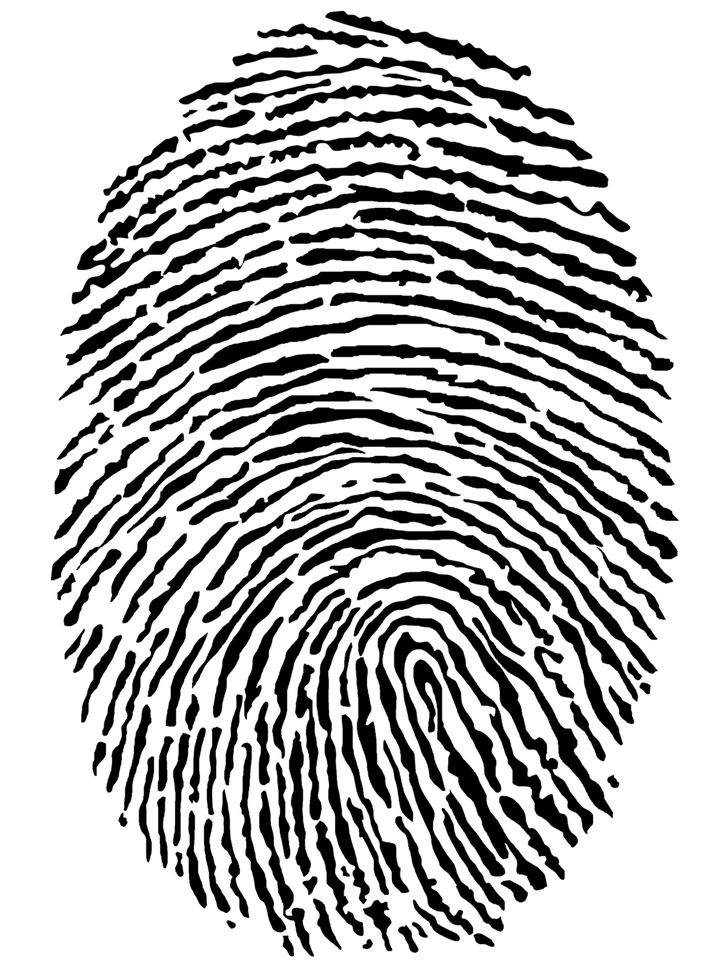
#> input picture Lab 11/ThumbImpression.png, 727 x 970 px, shrunk from 1224 x 1632 before the run
$ python 'task A.py'
#> lines starting #> are read from the running program, lines starting #| are printed output that depends on the picture; after the words box and inside, x2 and y2 are one past the last pixel; in counts of white or black regions, pixels touching at a corner belong together
import cv2 as cv
import numpy as np

img = cv.imread("ThumbImpression.png", cv.IMREAD_GRAYSCALE)
#> img: shape (970, 727); min 0, max 255, mean 184.4

_, thresh = cv.threshold(img, 190, 255, cv.THRESH_BINARY)
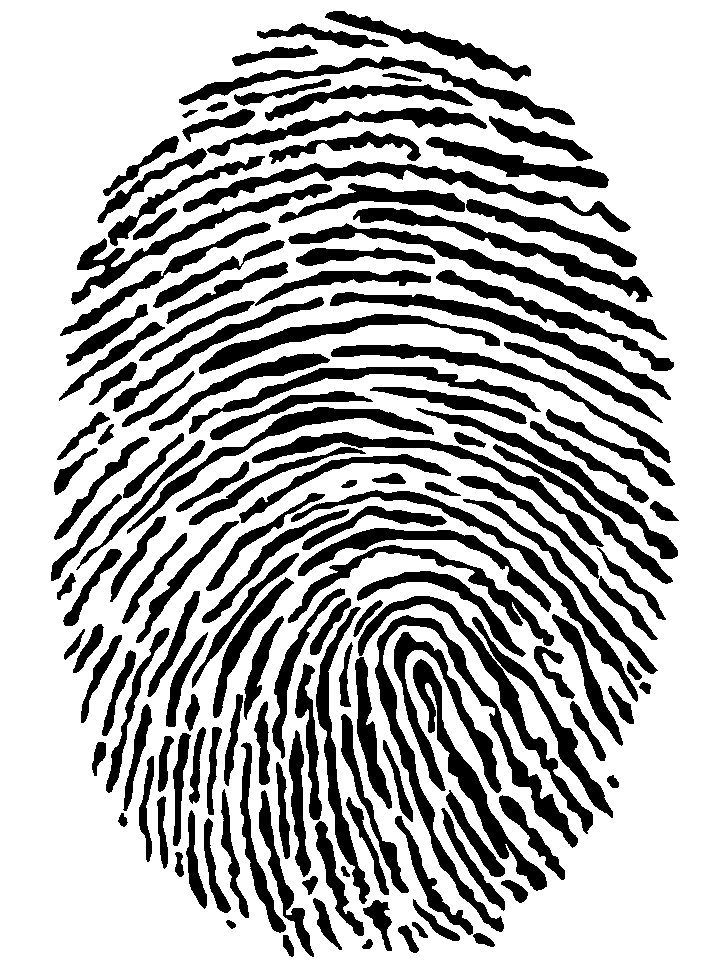
#> thresh: shape (970, 727); 70.5% white; 150 black regions, largest, box (x1, y1, x2, y2) and area: (375, 615, 578, 932) 6768, (183, 161, 631, 232) 4805, (288, 223, 667, 340) 4675

structuringElement = np.ones((3, 3), np.uint8)

skeleton = cv.dilate(thresh, structuringElement, iterations=4)
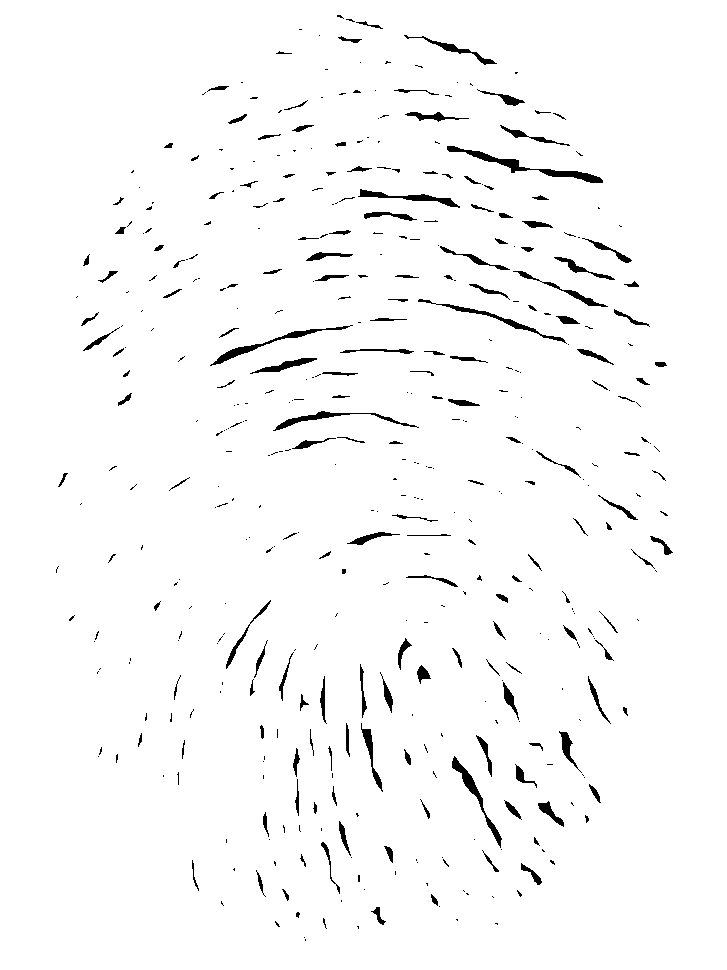
#> skeleton: shape (970, 727); 97.5% white; 446 black regions (276 under 20 px), largest, box (x1, y1, x2, y2) and area: (447, 146, 603, 183) 911, (210, 325, 353, 366) 612, (452, 756, 502, 848) 575

cv.imwrite("skeleton.png", skeleton)
